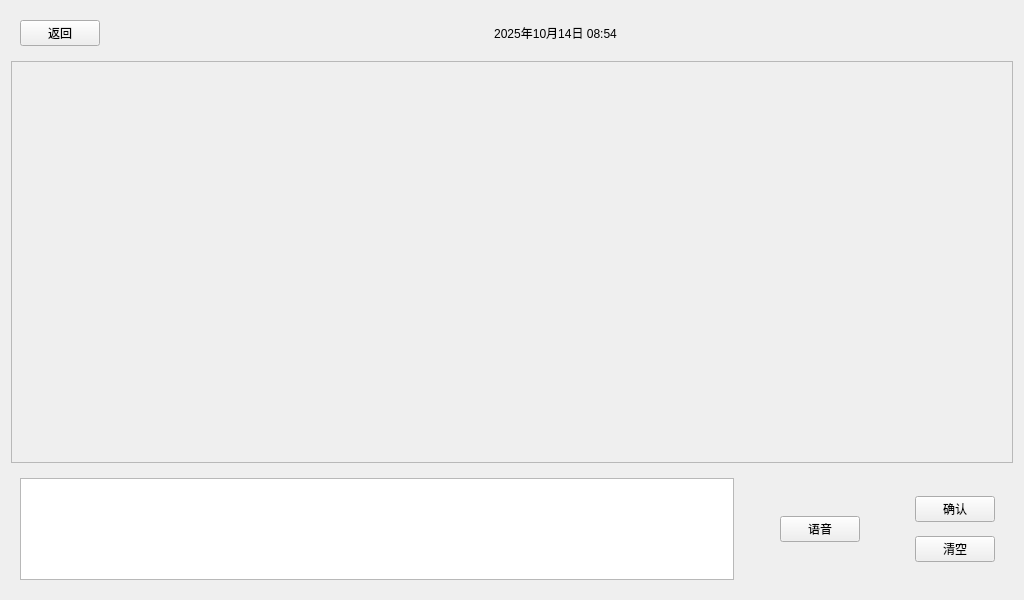
<?xml version="1.0" encoding="UTF-8"?>
<ui version="4.0">
 <class>chatPage</class>
 <widget class="QWidget" name="chatPage">
  <property name="geometry">
   <rect>
    <x>0</x>
    <y>0</y>
    <width>1024</width>
    <height>600</height>
   </rect>
  </property>
  <property name="windowTitle">
   <string>Form</string>
  </property>
  <layout class="QVBoxLayout" name="verticalLayout_2">
   <item>
    <layout class="QVBoxLayout" name="chatPageLayout">
     <item>
      <widget class="QWidget" name="statusBar" native="true">
       <property name="sizePolicy">
        <sizepolicy hsizetype="Preferred" vsizetype="Preferred">
         <horstretch>0</horstretch>
         <verstretch>1</verstretch>
        </sizepolicy>
       </property>
       <layout class="QHBoxLayout" name="horizontalLayout_2">
        <item>
         <layout class="QHBoxLayout" name="statusBarLayout">
          <item>
           <widget class="QPushButton" name="backButton">
            <property name="text">
             <string>返回</string>
            </property>
           </widget>
          </item>
          <item>
           <spacer name="horizontalSpacer">
            <property name="orientation">
             <enum>Qt::Horizontal</enum>
            </property>
            <property name="sizeHint" stdset="0">
             <size>
              <width>40</width>
              <height>20</height>
             </size>
            </property>
           </spacer>
          </item>
          <item>
           <widget class="QLabel" name="timeLabel">
            <property name="text">
             <string>2025年10月14日 08:54</string>
            </property>
            <property name="alignment">
             <set>Qt::AlignCenter</set>
            </property>
           </widget>
          </item>
          <item>
           <spacer name="horizontalSpacer_2">
            <property name="orientation">
             <enum>Qt::Horizontal</enum>
            </property>
            <property name="sizeHint" stdset="0">
             <size>
              <width>40</width>
              <height>20</height>
             </size>
            </property>
           </spacer>
          </item>
         </layout>
        </item>
       </layout>
      </widget>
     </item>
     <item>
      <widget class="QScrollArea" name="chatArea">
       <property name="sizePolicy">
        <sizepolicy hsizetype="Expanding" vsizetype="Preferred">
         <horstretch>0</horstretch>
         <verstretch>10</verstretch>
        </sizepolicy>
       </property>
       <property name="widgetResizable">
        <bool>true</bool>
       </property>
       <widget class="QWidget" name="chatWindow">
        <property name="geometry">
         <rect>
          <x>0</x>
          <y>0</y>
          <width>1002</width>
          <height>392</height>
         </rect>
        </property>
       </widget>
      </widget>
     </item>
     <item>
      <widget class="QWidget" name="operateWidget" native="true">
       <property name="sizePolicy">
        <sizepolicy hsizetype="Preferred" vsizetype="Preferred">
         <horstretch>0</horstretch>
         <verstretch>3</verstretch>
        </sizepolicy>
       </property>
       <layout class="QHBoxLayout" name="horizontalLayout_3">
        <item>
         <layout class="QHBoxLayout" name="operateLayout">
          <item>
           <widget class="QPlainTextEdit" name="inputEdit">
            <property name="sizePolicy">
             <sizepolicy hsizetype="Expanding" vsizetype="Expanding">
              <horstretch>8</horstretch>
              <verstretch>0</verstretch>
             </sizepolicy>
            </property>
           </widget>
          </item>
          <item>
           <spacer name="horizontalSpacer_3">
            <property name="orientation">
             <enum>Qt::Horizontal</enum>
            </property>
            <property name="sizeHint" stdset="0">
             <size>
              <width>40</width>
              <height>20</height>
             </size>
            </property>
           </spacer>
          </item>
          <item>
           <widget class="QPushButton" name="voiceButton">
            <property name="text">
             <string>语音</string>
            </property>
           </widget>
          </item>
          <item>
           <spacer name="horizontalSpacer_4">
            <property name="orientation">
             <enum>Qt::Horizontal</enum>
            </property>
            <property name="sizeHint" stdset="0">
             <size>
              <width>40</width>
              <height>20</height>
             </size>
            </property>
           </spacer>
          </item>
          <item>
           <widget class="QWidget" name="editWidget" native="true">
            <property name="sizePolicy">
             <sizepolicy hsizetype="Preferred" vsizetype="Preferred">
              <horstretch>0</horstretch>
              <verstretch>0</verstretch>
             </sizepolicy>
            </property>
            <layout class="QVBoxLayout" name="verticalLayout_3">
             <item>
              <layout class="QVBoxLayout" name="editLayout">
               <item>
                <spacer name="verticalSpacer_2">
                 <property name="orientation">
                  <enum>Qt::Vertical</enum>
                 </property>
                 <property name="sizeHint" stdset="0">
                  <size>
                   <width>20</width>
                   <height>40</height>
                  </size>
                 </property>
                </spacer>
               </item>
               <item>
                <widget class="QPushButton" name="certainButton">
                 <property name="text">
                  <string>确认</string>
                 </property>
                </widget>
               </item>
               <item>
                <spacer name="verticalSpacer_3">
                 <property name="orientation">
                  <enum>Qt::Vertical</enum>
                 </property>
                 <property name="sizeHint" stdset="0">
                  <size>
                   <width>20</width>
                   <height>40</height>
                  </size>
                 </property>
                </spacer>
               </item>
               <item>
                <widget class="QPushButton" name="clearButton">
                 <property name="text">
                  <string>清空</string>
                 </property>
                </widget>
               </item>
               <item>
                <spacer name="verticalSpacer">
                 <property name="orientation">
                  <enum>Qt::Vertical</enum>
                 </property>
                 <property name="sizeHint" stdset="0">
                  <size>
                   <width>20</width>
                   <height>40</height>
                  </size>
                 </property>
                </spacer>
               </item>
              </layout>
             </item>
            </layout>
           </widget>
          </item>
         </layout>
        </item>
       </layout>
      </widget>
     </item>
    </layout>
   </item>
  </layout>
 </widget>
 <resources/>
 <connections/>
</ui>
